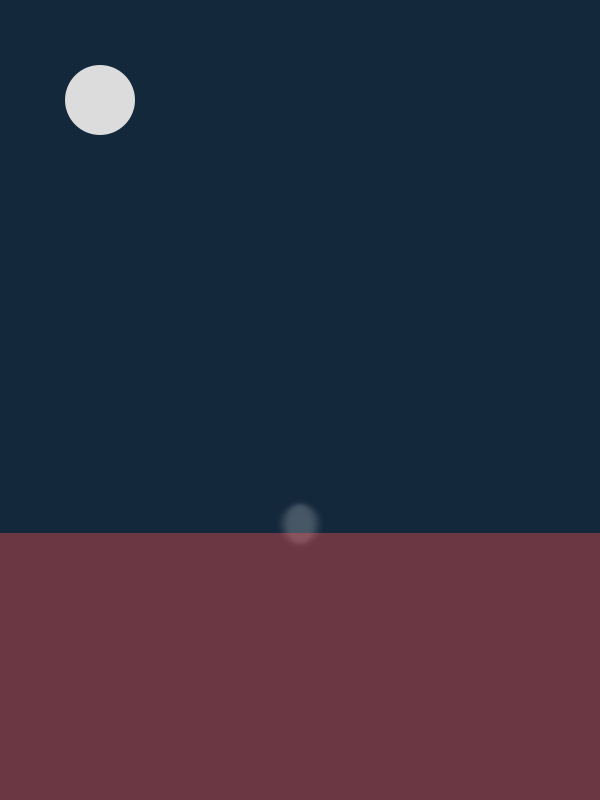
Frame 1 (no input)
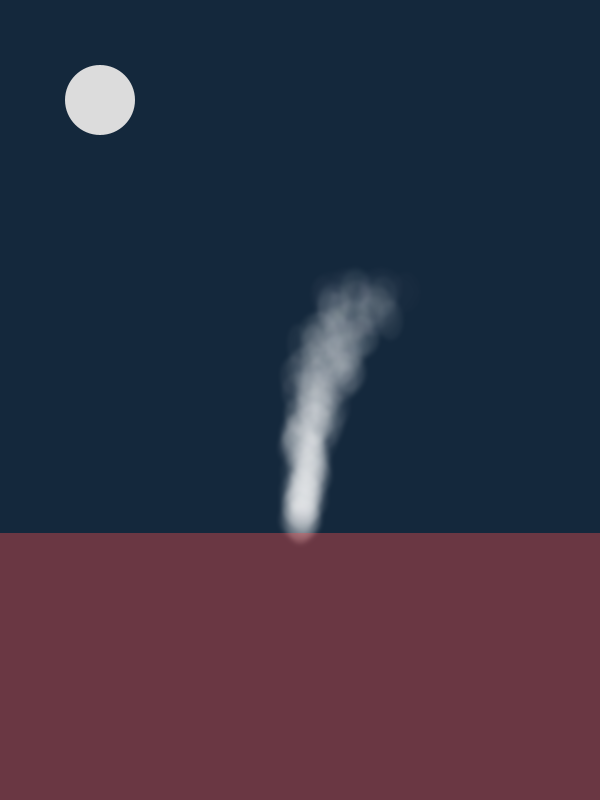
Frame 60 (the mouse pressed at the canvas centre just before this capture)
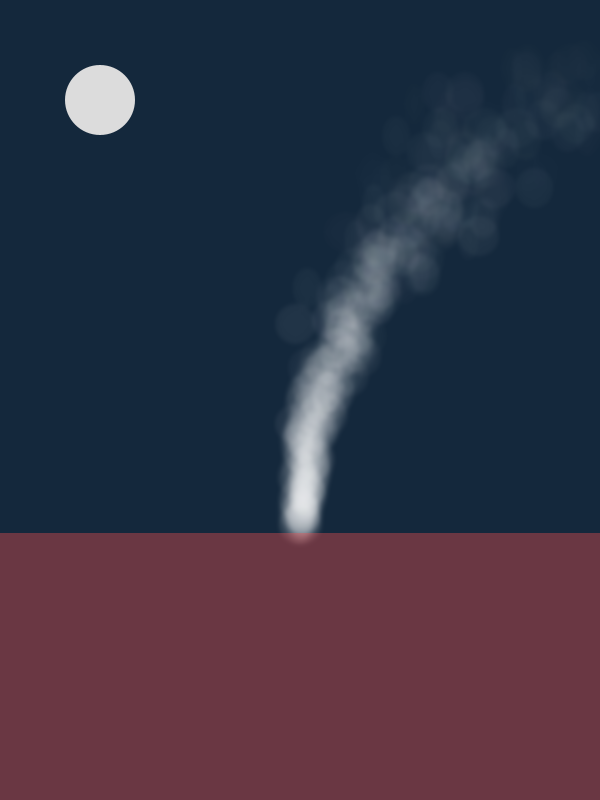
Frame 120 (the mouse held since frame 60 and released just before this capture)

The Processing sketch that drew these frames (run headless with seeded random() and noise(); from frame 60 on, the mouse is pressed at the canvas centre):

// Processing sketch: humo
// ── humo.pde
Sistema_particulas sp;
float h_suelo;

void setup(){
    size(600, 800);
    h_suelo = height*2/3;
    sp = new Sistema_particulas(4, new PVector(width/2, h_suelo - 5));
}

void draw(){
    // fondo
    background(20, 40, 60);
    

    
    //humo
    fill(255);
    
    //viento, porque un día es un día
    //float fuerza = random(-0.5, 3);
    //PVector wind = new PVector(fuerza, 0);
    
    sp.acelerar();
    sp.run();
    for(int i = 0; i<3; i++){
      sp.addParticula();
    }
    filter(BLUR, 2);
    
    //luna
    fill(220);
    ellipse(100, 100, 70, 70);
    // suelo
    noStroke();
    fill(240, 80, 80, 100);
    rect(0, h_suelo, width, height);
    

    
}

// ── particula.pde
class Particula{
    PVector pos; //posicion
    PVector vel; //velocidad
    PVector ace; //aceleracion
    PVector v;
    float r; //radio
    float ttl; //tiempo de vida
    boolean dead;
    int cont;

    Particula(PVector posicion, PVector _wind){
        
        
        //Entropía
        //Velocidad
        float vx = random(-0.1, 1);
        float vy = random(-4.0, -4.4); 
        v = new PVector(vx, vy);
        vel = v.copy();
        //Posición
        //float desvix = random(-15, 15);
        pos = posicion.copy();
          ace = new PVector(0, 0);
        r = random(20, 45);
        ttl = random(40, 70);
        ttl*=1.12;
    }

    void run(){
        update();
        render();
        
    }

    void update(){
      
        vel.add(ace);
        pos.add(vel);
        ttl -= 0.5; //Reducimos el tiempo de vida
        cont++;
        ace.mult(0); //Resetea la aceleracion

    }

    void render(){
        noStroke();
        
        fill(255, 255, 255, ttl*0.3);
        ellipse(pos.x, pos.y, r, 40);
    }
    
    void acelerar(PVector fuerzas){
      ace.add(fuerzas);
    }
    
    boolean isDead(){
      if(cont >=300){
        dead=true;
      }else{
        dead=false;
      }
      return dead;
    }

}

// ── sistema_particulas.pde
class Sistema_particulas{
    ArrayList<Particula> particulas;
    Particula p;
    PVector fuente;
    //float r; //radio
    //float ttl; //tiempo de vida
    float vx;
    float vy;
    //viento, porque un día es un día
    float fuerza_viento;
    PVector fuerzas;

    Sistema_particulas(int numParticulas, PVector _fuente){
        this.fuente = _fuente.copy();
        particulas = new ArrayList<Particula>();
        
        for(int i = 0; i < numParticulas; i++){
            //r = random(10, 15);
            //ttl = random(5, 20);
            vx = random(-0.3, 0.3);
            vy = random(-1.4, -1.5);
            particulas.add(new Particula(fuente, fuerzas));
        }
    }

    void run(){
        for(int i = 0; i < particulas.size(); i++){
            p = particulas.get(i);
            p.run(); //ejecuta la funcion run de cada particula
            if(p.isDead() ==true){ //si la particula ha muerto
                particulas.remove(i);   //elimina la particula
            }
        }
    }

    void acelerar(){
      for(Particula p : particulas){
        if(p.pos.y <= 450){ //altura a la que le afecta el viento
           fuerza_viento = random(-0.1, 0.2);
           fuerzas = new PVector(fuerza_viento, 0);
           p.acelerar(fuerzas);
        }else{
          p.acelerar(new PVector(0, 0));
        }
        }
      
    }
    //void applyForce(PVector force){
        //for(int i = 0; i < particulas.size(); i++){
            //p.applyForce(force);
        //}
    //}

    void addParticula(){
        particulas.add(new Particula(fuente, fuerzas));
    }

}
